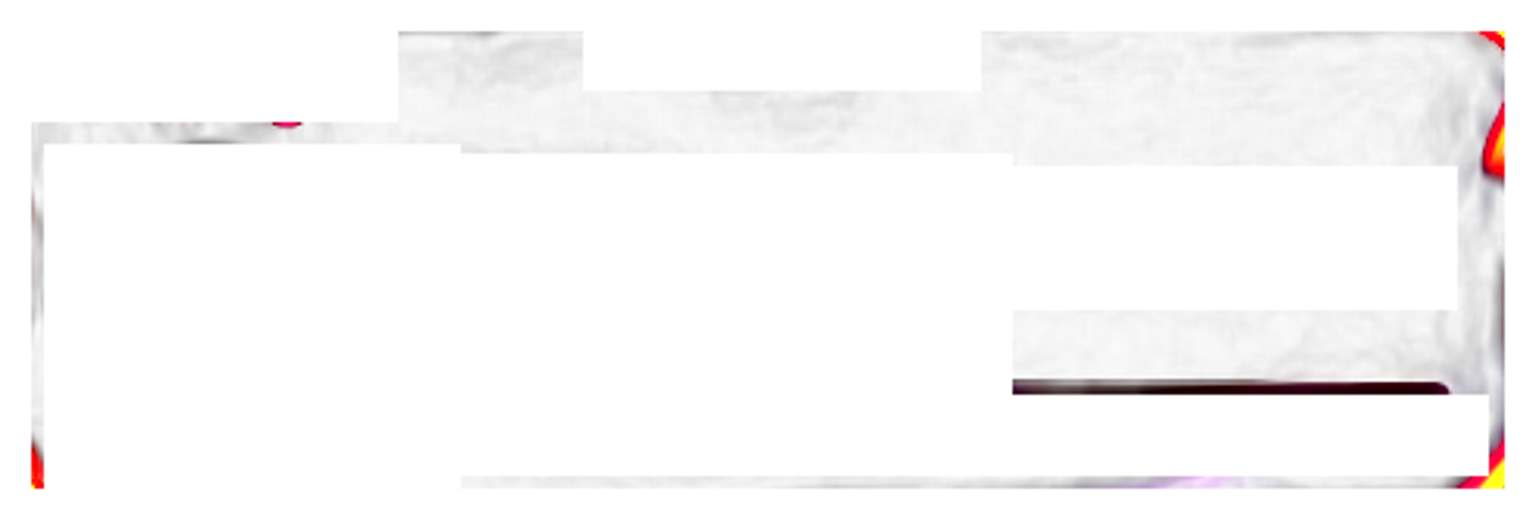
#> input picture tools/verre/CollapsedGlassControlMap.png, 1536 x 520 px
$ python planche.py ../CollapsedGlassControlMap.png out.png
#> lines starting #> are read from the running program, lines starting #| are printed output that depends on the picture
#!/usr/bin/env python3
"""Planche de comparaison : ma capture vs la référence, zone par zone.
Usage: planche.py <capture.png> <out-prefix>
La carte fermée vit à x=20pt, y≈expandedHeader+4+safeTop, w=écran-40.
On la détecte finement par la ligne la plus brillante (le fil droit)."""
import sys
from PIL import Image

cap = Image.open(sys.argv[1]).convert("RGB")
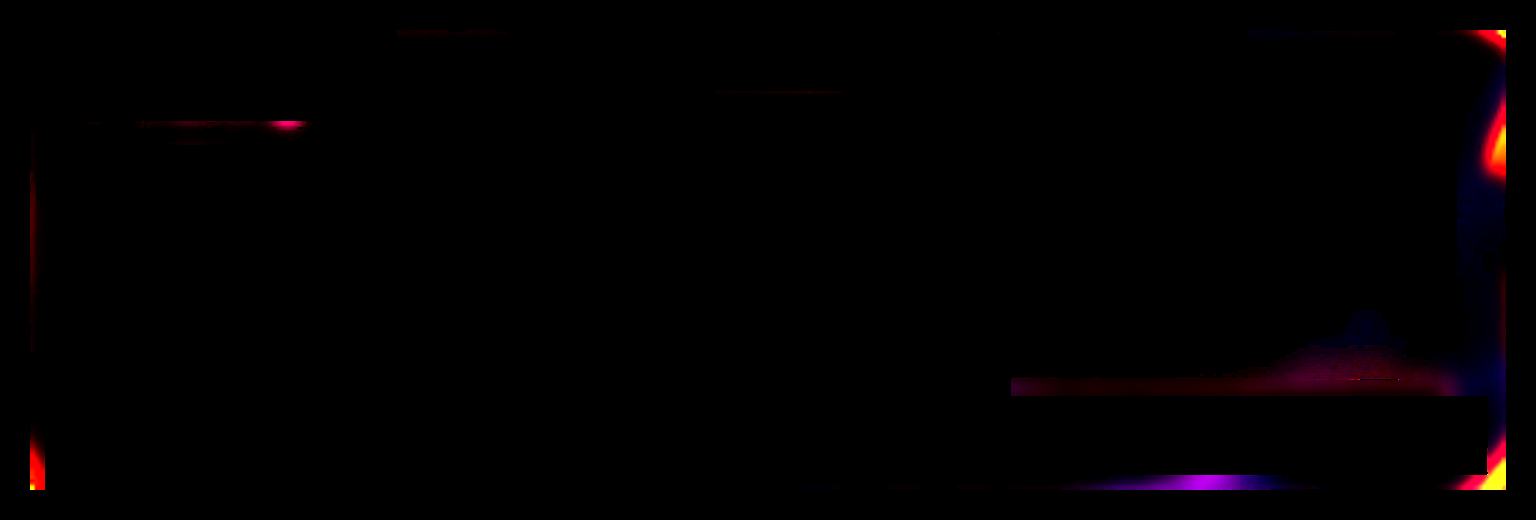
#> cap: PIL image 1536x520 RGB; mean R, G, B 2.2, 0.3, 1.2
out = sys.argv[2]
W, H = cap.size          # 1179 x 2556 @3x
#> W = 1536; H = 520
S = 3                    # px/pt

# La carte fermée : x = 20pt = 60px ; y = (12+225+8+118+4)pt + safe top (59pt)
# = 367+59 = 426pt = 1278px. Hauteur ~ carteFermeeH (~190pt = 570px).
# On scanne autour pour trouver le bord haut réel (le trait).
x0, x1 = 60, W - 60
#> x0 = 60; x1 = 1476
import numpy as np
a = np.asarray(cap, dtype=np.float32)
band = a[1150:1500, x0+30:x1-30].mean(axis=(1, 2))
#> band = empty array
#> (the run stopped early here; a loop or call above may not have finished)
